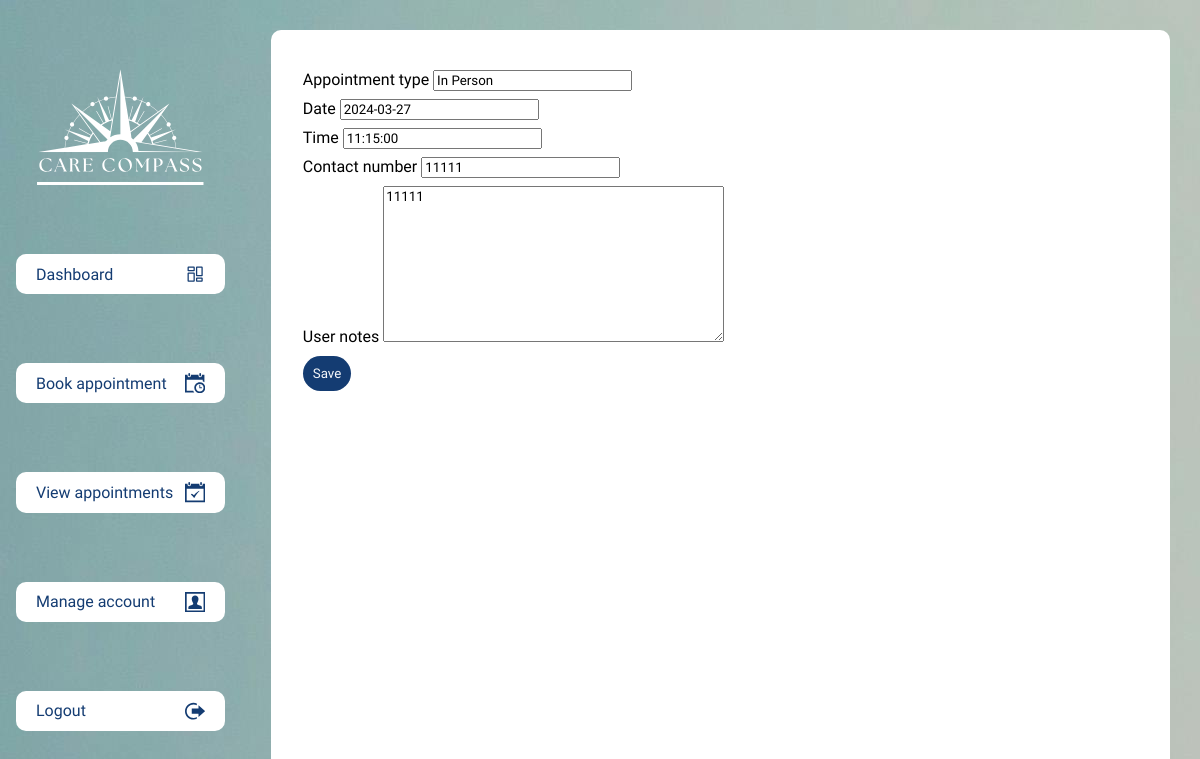
The app's page /appointments/edit/4/ (signed in), older data.
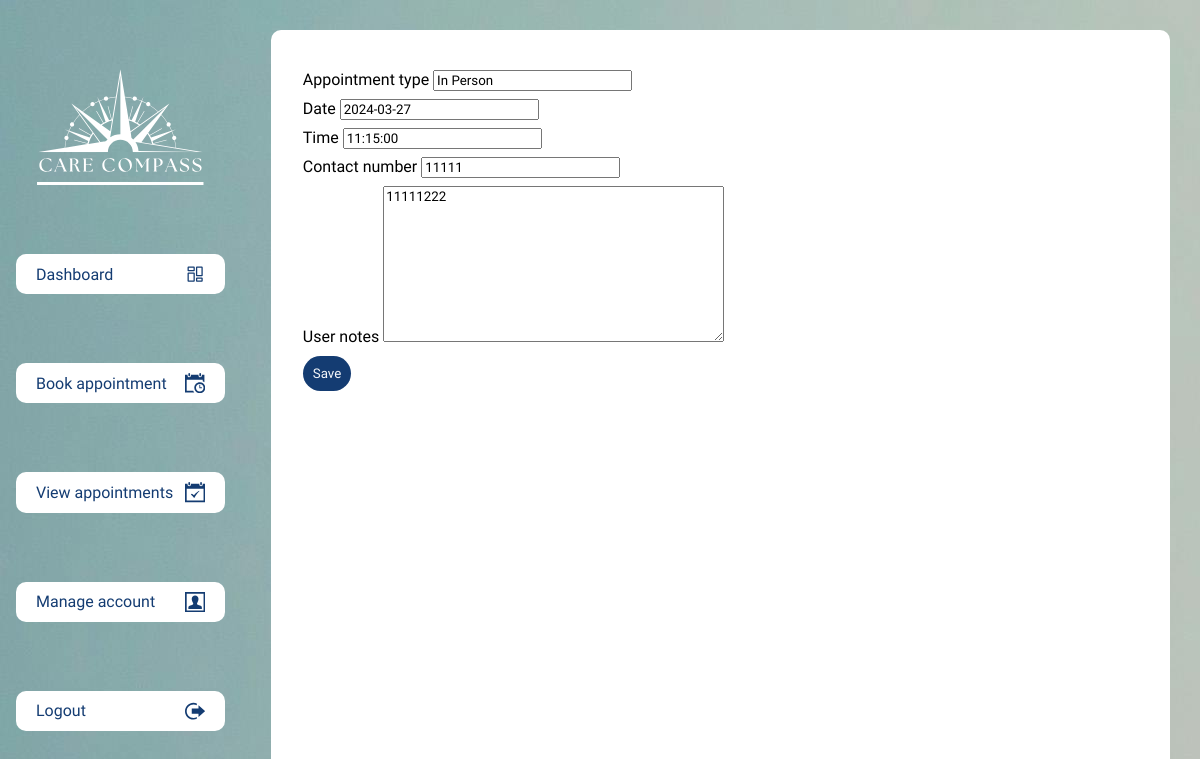
The same page, newer data.
### appointments/models.py (models this page shows, shortened)
class Appointment(models.Model):
    user = models.ForeignKey(settings.AUTH_USER_MODEL, on_delete=models.CASCADE, related_name='appointments')
    appointment_type = models.CharField(max_length=100)
    date = models.DateField()
    time = models.TimeField()
    contact_number = models.CharField(max_length=15)
    user_notes = models.TextField(blank=True)
    admin_notes = models.TextField(blank=True)
    created_at = models.DateTimeField(auto_now_add=True)
    updated_at = models.DateTimeField(auto_now=True)

### appointments/views.py (the view)
# urls.py: path('edit/<int:appointment_id>/', views.edit_appointment, name='edit_appointment'),
@login_required
def edit_appointment(request, appointment_id):
    if not request.user.is_admin:
        appointment = get_object_or_404(Appointment, id=appointment_id, user=request.user)
    else:
        appointment = get_object_or_404(Appointment, id=appointment_id)
    if request.method == 'POST':
        form = AppointmentForm(request.POST, instance=appointment)
        if form.is_valid():
            form.save()
            return redirect(VIEW_APPOINTMENTS)
    else:
        form = AppointmentForm(instance=appointment)
    return render(request, 'appointments/edit_appointment.html', {'form': form})

### appointments/forms.py
class AppointmentForm(forms.ModelForm):
    class Meta:
        model = Appointment
        fields = ['appointment_type', 'date', 'time', 'contact_number', 'user_notes']

### templates/appointments/edit_appointment.html (shortened to what this page needs)
{% extends 'base.html' %}
{% block content %}
<form method="post" action="">
    {% for field in form %}
    <div class="form-group">
        <label>{{ field.label }}</label>
        {{ field }}
    </div>
    {% endfor %}
    <button type="submit" class="btn btn-primary">Save</button>
</form>
{% endblock %}

Row changes from the older to the newer data that the page shows:
changed Appointment "In Person": user_notes "11111" → "11111222"
